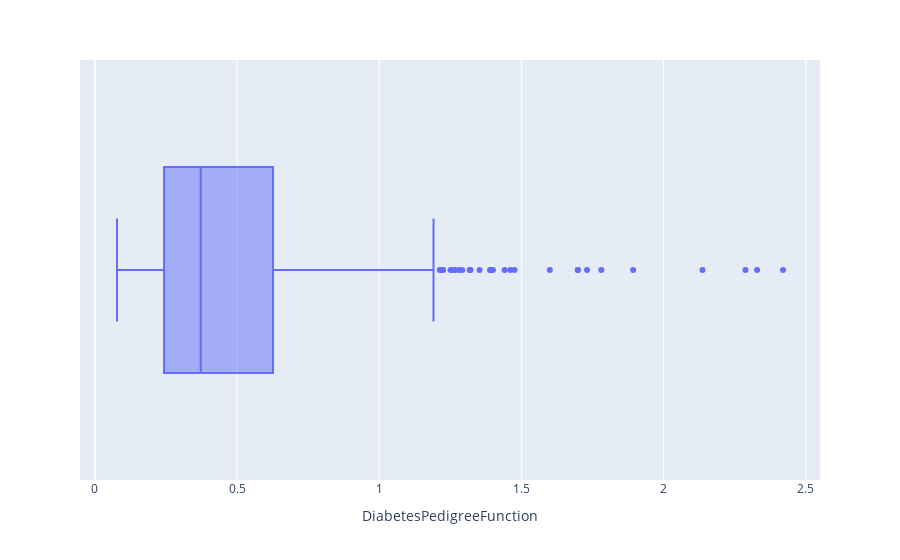

Write notebook code for a chart like this one.
### Code cell
fig=px.box(diabetes_df,x='DiabetesPedigreeFunction')
fig.show()

### Figure 1 — Plotly figure (JSON) as saved in the notebook; plotly's stock layout.template omitted (floating-point values rounded to 4 significant figures; data arrays with more than 128 entries replaced by an {"elided": "..."} marker saying what was removed)
{"data": [{"alignmentgroup": "True", "hovertemplate": "DiabetesPedigreeFunction=%{x}<extra></extra>", "legendgroup": "", "marker": {"color": "#636efa"}, "name": "", "notched": false, "offsetgroup": "", "orientation": "h", "showlegend": false, "type": "box", "x": {"elided": "768 float values"}, "x0": " ", "xaxis": "x", "y0": " ", "yaxis": "y"}], "layout": {"boxmode": "group", "legend": {"tracegroupgap": 0}, "margin": {"t": 60}, "xaxis": {"anchor": "y", "domain": [0, 1], "title": {"text": "DiabetesPedigreeFunction"}}, "yaxis": {"anchor": "x", "domain": [0, 1]}}}
